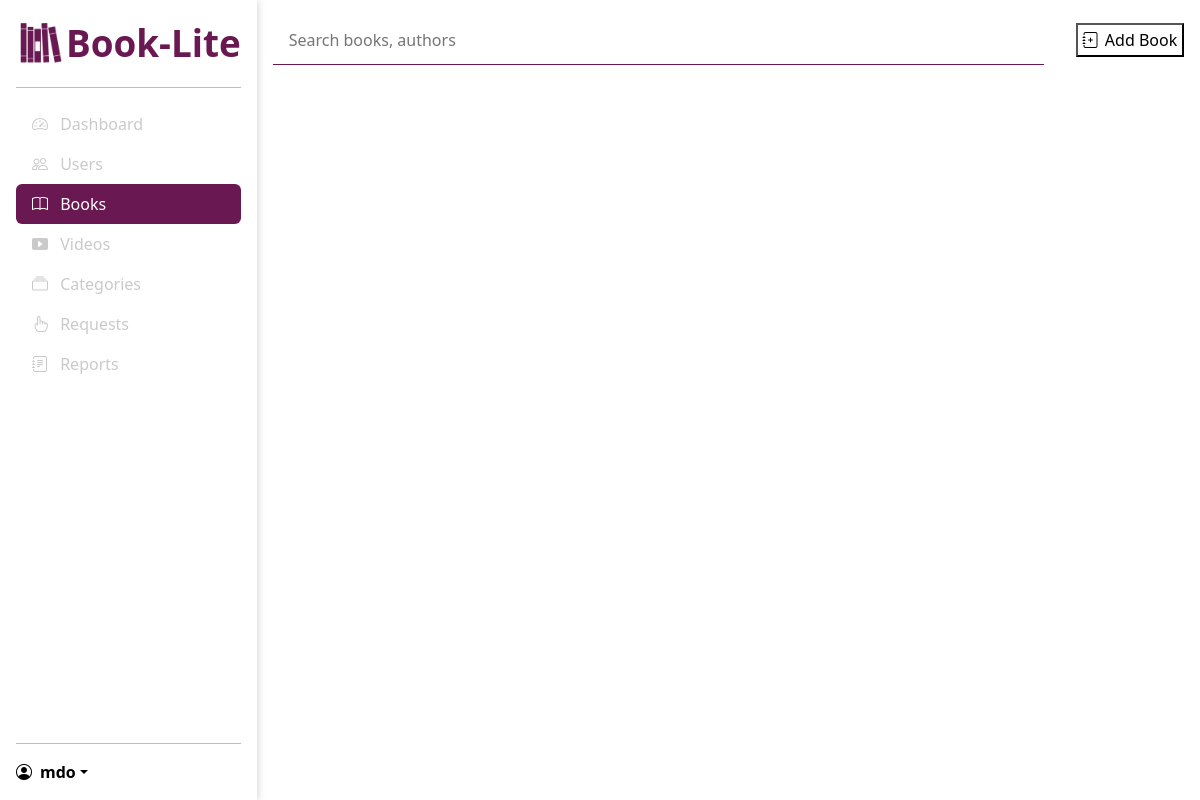
Page /admin/books (signed in) on the earlier database version.
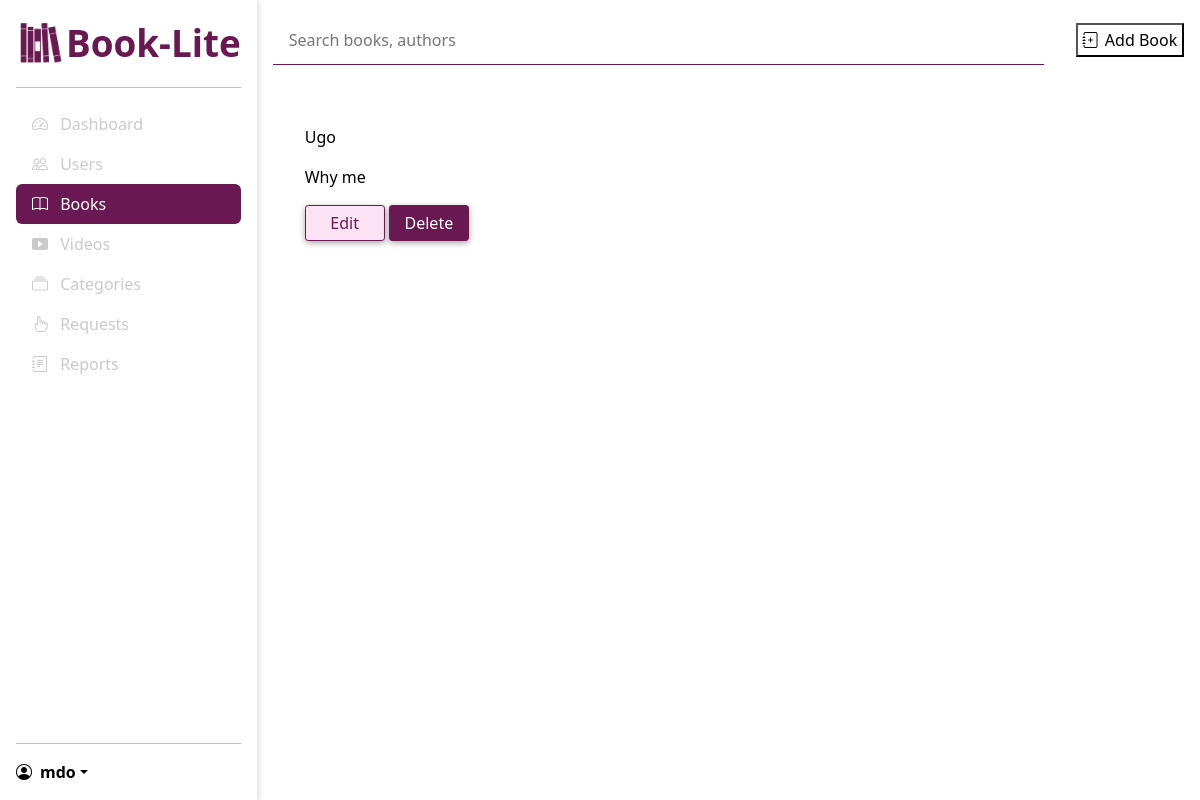
Same page on the later database version.
### models/models.py (models this page shows)
class Book(db.Model):
    id = db.Column(db.Integer, primary_key=True)
    title = db.Column(db.String(100), nullable=False)
    author = db.Column(db.String(100), nullable=False)
    description = db.Column(db.Text, nullable=False)
    cover_path = db.Column(db.String(100), nullable=False)
    file_path = db.Column(db.String(100), nullable=False)
    category_id = db.Column(db.Integer, db.ForeignKey('category.id'), nullable=False)
    rentals = db.relationship('Rental', backref='book', lazy=True)

### routes/admin.py (the view)
@admin_bp.route('/books')
@login_required
@isAdmin
def books():
    books = Book.query.all()
    return render_template('admin/books.html', books=books, b_active="active")

### main.py (called while the page is built)
@login_manager.user_loader
def load_user(user_id):
    return User.query.get(int(user_id))

### routes/admin.py (called while the page is built)
def isAdmin(f):
    @wraps(f)
    def decorated_function(*args, **kwargs):
        if not current_user.is_admin:
            logout_user(current_user)
            return redirect(url_for('auth.login'))
        return f(*args, **kwargs)
    return decorated_function

### templates/admin/books.html (shortened to what this page needs)
{% extends "/admin/base_admin.html" %} {%block title %}Books{% endblock %} {%
block main %}
<div class="main-top">
  <div class="search-bar">
    <input
      type="search"
      name=""
      id=""
      placeholder="Search books, authors"
    />
  </div>
  <div class="add-buttons">
    <button class="add">
      <a href="{{url_for('admin.new_book')}}">
        <i class="bi bi-journal-plus"></i>
        Add Book
      </a>
    </button>
  </div>
</div>
<div class="all-books">
  {% for book in books %}
  <div class="book-container">
    <div class="text">
      <p>{{ book.author }}</p>
      <p>{{ book.title }}</p>
      <form action="/admin/books/{{ book.id }}/edit" method="get">
        <button type="submit">Edit</button>
      </form>
      <form action="/admin/books/{{ book.id }}/delete" method="post">
        <button type="submit">Delete</button>
      </form>
    </div>
  </div>
  {% endfor %}
</div>
{% endblock %}

Differences in the rows shown:
added Book: author "Ugo", title "Why me"
